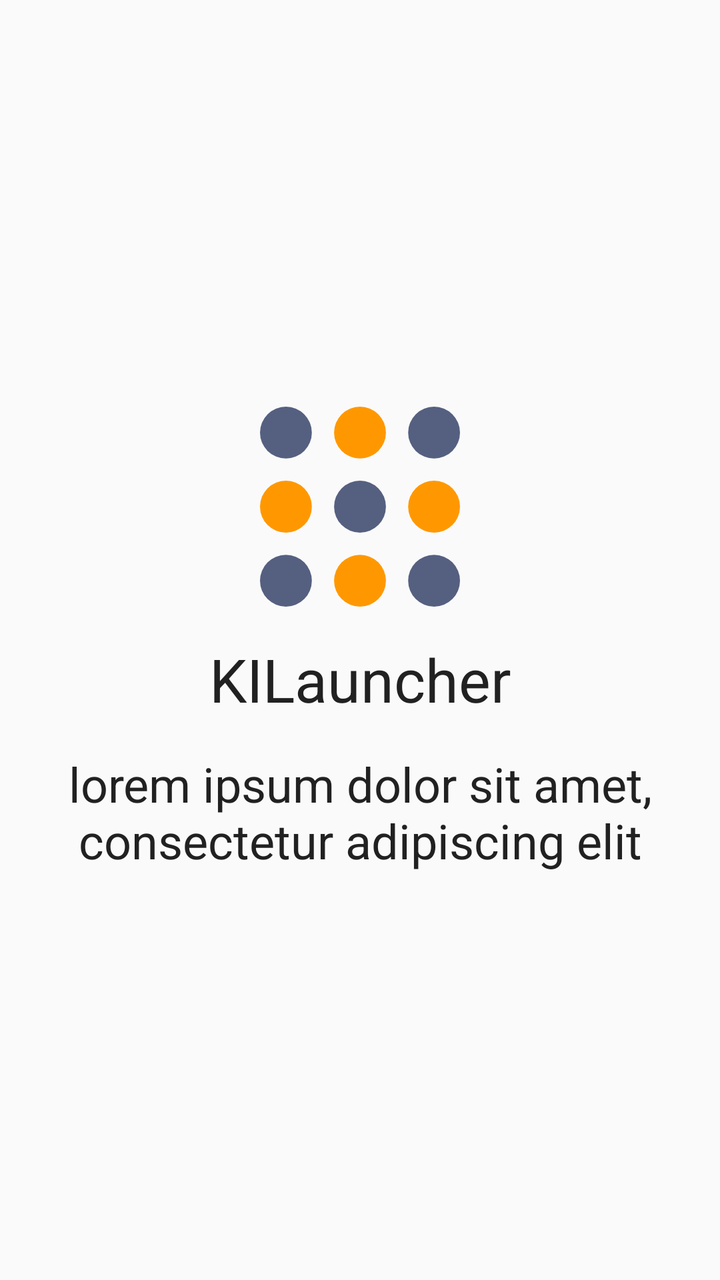
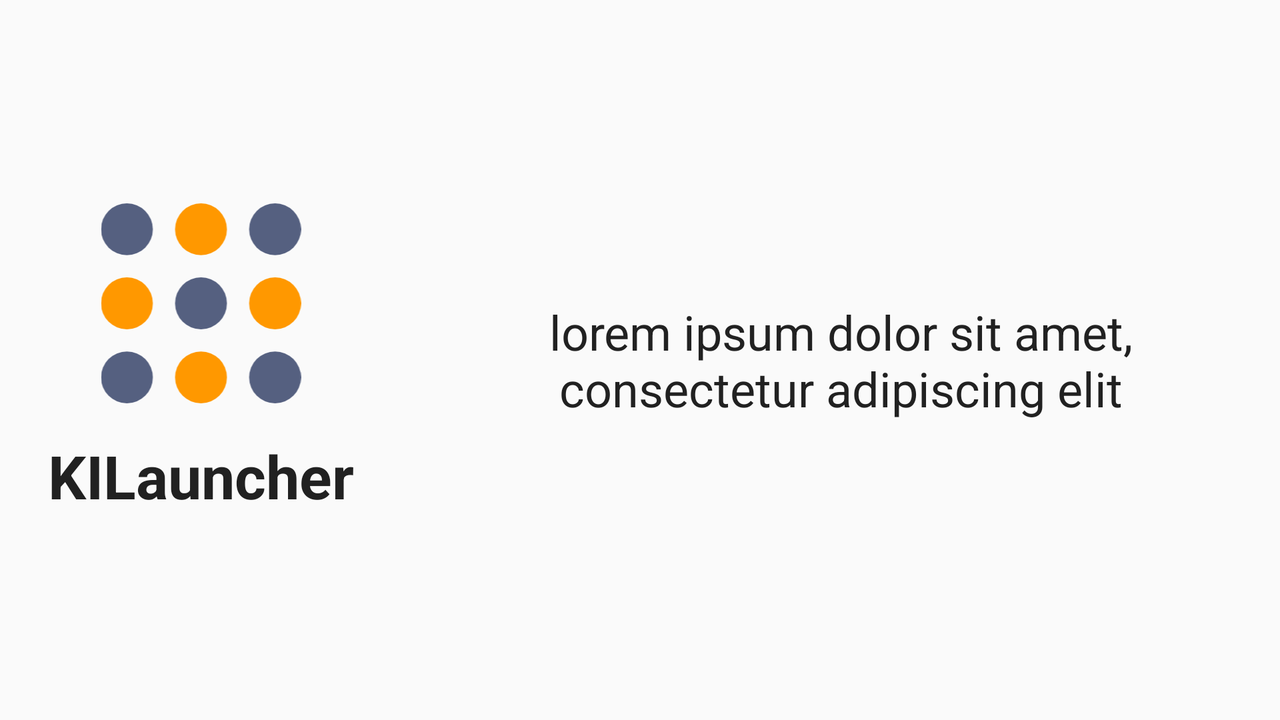

Compare how this app lays out the same screen by default and in its alternative resource folder. The renders come first, then the two layout files and the values they reference.
<!-- AndroidManifest.xml: application theme AppTheme -->
<!-- res/layout/fragment_1.xml -->
<?xml version="1.0" encoding="utf-8"?>
<LinearLayout xmlns:android="http://schemas.android.com/apk/res/android"
    xmlns:app="http://schemas.android.com/apk/res-auto"
    android:orientation="vertical" android:layout_width="match_parent"
    android:layout_height="match_parent"
    android:gravity="center"
    style="@style/AppTheme">

    <ImageView
        android:layout_width="match_parent"
        android:layout_height="@dimen/icon_height"
        android:layout_marginBottom="@dimen/half_margin"
        android:layout_marginTop="@dimen/half_margin"
        app:srcCompat="@drawable/ic_icon" />

    <TextView
        android:text="@string/app_name"
        android:layout_width="match_parent"
        android:layout_height="wrap_content"
        android:gravity="center"
        android:layout_marginBottom="@dimen/half_margin"
        android:layout_marginTop="@dimen/half_margin"
        android:textSize="30sp"
        android:textColor="?attr/android:textColorPrimary" />

    <TextView
        android:text="@string/description_second"
        android:layout_width="match_parent"
        android:layout_height="wrap_content"
        android:gravity="center"
        android:layout_marginBottom="@dimen/half_margin"
        android:layout_marginTop="@dimen/half_margin"
        android:textStyle="normal"
        android:textSize="24sp"
        android:textColor="?attr/android:textColorPrimary" />
</LinearLayout>
<!-- resources referenced by this layout -->
<resources>
  <dimen name="half_margin">8dp</dimen>
  <dimen name="icon_height">100dp</dimen>
  <!-- drawable ic_icon (drawable) -->
  <vector android:height="24dp" android:viewportHeight="54.0"
      android:viewportWidth="54.0" android:width="24dp" xmlns:android="http://schemas.android.com/apk/res/android">
      <path android:fillColor="#556080" android:pathData="M7,47m-7,0a7,7 0,1 1,14 0a7,7 0,1 1,-14 0"/>
      <path android:fillColor="@color/colorAccent" android:pathData="M27,47m-7,0a7,7 0,1 1,14 0a7,7 0,1 1,-14 0"/>
      <path android:fillColor="#556080" android:pathData="M47,47m-7,0a7,7 0,1 1,14 0a7,7 0,1 1,-14 0"/>
      <path android:fillColor="@color/colorAccent" android:pathData="M7,27m-7,0a7,7 0,1 1,14 0a7,7 0,1 1,-14 0"/>
      <path android:fillColor="#556080" android:pathData="M27,27m-7,0a7,7 0,1 1,14 0a7,7 0,1 1,-14 0"/>
      <path android:fillColor="@color/colorAccent" android:pathData="M47,27m-7,0a7,7 0,1 1,14 0a7,7 0,1 1,-14 0"/>
      <path android:fillColor="#556080" android:pathData="M7,7m-7,0a7,7 0,1 1,14 0a7,7 0,1 1,-14 0"/>
      <path android:fillColor="@color/colorAccent" android:pathData="M27,7m-7,0a7,7 0,1 1,14 0a7,7 0,1 1,-14 0"/>
      <path android:fillColor="#556080" android:pathData="M47,7m-7,0a7,7 0,1 1,14 0a7,7 0,1 1,-14 0"/>
  </vector>
  <string name="app_name" translatable="false">KILauncher</string>
  <string name="description_second">lorem ipsum dolor sit amet, consectetur adipiscing elit</string>
  <style name="AppTheme" parent="Theme.AppCompat.Light.NoActionBar">
          
          <item name="colorPrimary">@color/colorPrimary</item>
          <item name="colorPrimaryDark">@color/colorPrimaryDark</item>
          <item name="colorAccent">@color/colorAccent</item>
          <item name="android:textColorPrimary">@color/textColorPrimary</item>
          <item name="android:textColorSecondary">@color/textColorSecondary</item>
      </style>
  <color name="colorAccent">#FF9800</color>
  <color name="colorPrimary">#CDDC39</color>
  <color name="colorPrimaryDark">#AFB42B</color>
  <color name="textColorPrimary">#212121</color>
  <color name="textColorSecondary">#757575</color>
</resources>
<!-- res/layout-land/fragment_1.xml (the author's variant of the layout above) -->
<!-- drawn on the phone turned sideways -->
<?xml version="1.0" encoding="utf-8"?>
<LinearLayout xmlns:android="http://schemas.android.com/apk/res/android"
xmlns:app="http://schemas.android.com/apk/res-auto"
android:orientation="horizontal"
android:layout_width="match_parent"
android:layout_height="match_parent"
android:gravity="center">

<LinearLayout
 android:orientation="vertical"
 android:layout_width="wrap_content"
 android:layout_height="match_parent"
 android:gravity="center"
 android:layout_margin="@dimen/activity_horizontal_margin">

 <ImageView
     android:layout_width="match_parent"
     android:layout_height="@dimen/icon_height"
     android:layout_marginBottom="@dimen/half_margin"
     android:layout_marginTop="@dimen/half_margin"
     app:srcCompat="@drawable/ic_icon"
     android:layout_margin="@dimen/half_margin" />

 <TextView
     android:text="@string/app_name"
     android:layout_width="match_parent"
     android:layout_height="wrap_content"
     android:gravity="center"
     android:layout_marginBottom="@dimen/half_margin"
     android:layout_marginTop="@dimen/half_margin"
     android:textStyle="normal|bold"
     android:textSize="30sp"
     android:textColor="?attr/android:textColorPrimary"
     android:layout_margin="@dimen/half_margin" />
</LinearLayout>

<TextView
 android:text="@string/description_main"
 android:layout_width="match_parent"
 android:layout_height="wrap_content"
 android:gravity="center"
 android:textStyle="normal"
 android:textSize="24sp"
 android:textColor="?attr/android:textColorPrimary"
 android:layout_margin="@dimen/activity_horizontal_margin" />

</LinearLayout>
<!-- resources referenced by the variant -->
<!-- as the phone turned sideways resolves them -->
<resources>
  <dimen name="activity_horizontal_margin">16dp</dimen>
  <dimen name="half_margin">8dp</dimen>
  <dimen name="icon_height">100dp</dimen>
  <!-- drawable ic_icon (drawable) -->
  <vector android:height="24dp" android:viewportHeight="54.0"
      android:viewportWidth="54.0" android:width="24dp" xmlns:android="http://schemas.android.com/apk/res/android">
      <path android:fillColor="#556080" android:pathData="M7,47m-7,0a7,7 0,1 1,14 0a7,7 0,1 1,-14 0"/>
      <path android:fillColor="@color/colorAccent" android:pathData="M27,47m-7,0a7,7 0,1 1,14 0a7,7 0,1 1,-14 0"/>
      <path android:fillColor="#556080" android:pathData="M47,47m-7,0a7,7 0,1 1,14 0a7,7 0,1 1,-14 0"/>
      <path android:fillColor="@color/colorAccent" android:pathData="M7,27m-7,0a7,7 0,1 1,14 0a7,7 0,1 1,-14 0"/>
      <path android:fillColor="#556080" android:pathData="M27,27m-7,0a7,7 0,1 1,14 0a7,7 0,1 1,-14 0"/>
      <path android:fillColor="@color/colorAccent" android:pathData="M47,27m-7,0a7,7 0,1 1,14 0a7,7 0,1 1,-14 0"/>
      <path android:fillColor="#556080" android:pathData="M7,7m-7,0a7,7 0,1 1,14 0a7,7 0,1 1,-14 0"/>
      <path android:fillColor="@color/colorAccent" android:pathData="M27,7m-7,0a7,7 0,1 1,14 0a7,7 0,1 1,-14 0"/>
      <path android:fillColor="#556080" android:pathData="M47,7m-7,0a7,7 0,1 1,14 0a7,7 0,1 1,-14 0"/>
  </vector>
  <string name="app_name" translatable="false">KILauncher</string>
  <string name="description_main">lorem ipsum dolor sit amet, consectetur adipiscing elit</string>
  <style name="AppTheme" parent="Theme.AppCompat.Light.NoActionBar">
          
          <item name="colorPrimary">@color/colorPrimary</item>
          <item name="colorPrimaryDark">@color/colorPrimaryDark</item>
          <item name="colorAccent">@color/colorAccent</item>
          <item name="android:textColorPrimary">@color/textColorPrimary</item>
          <item name="android:textColorSecondary">@color/textColorSecondary</item>
      </style>
  <color name="colorAccent">#FF9800</color>
  <color name="colorPrimary">#CDDC39</color>
  <color name="colorPrimaryDark">#AFB42B</color>
  <color name="textColorPrimary">#212121</color>
  <color name="textColorSecondary">#757575</color>
</resources>
